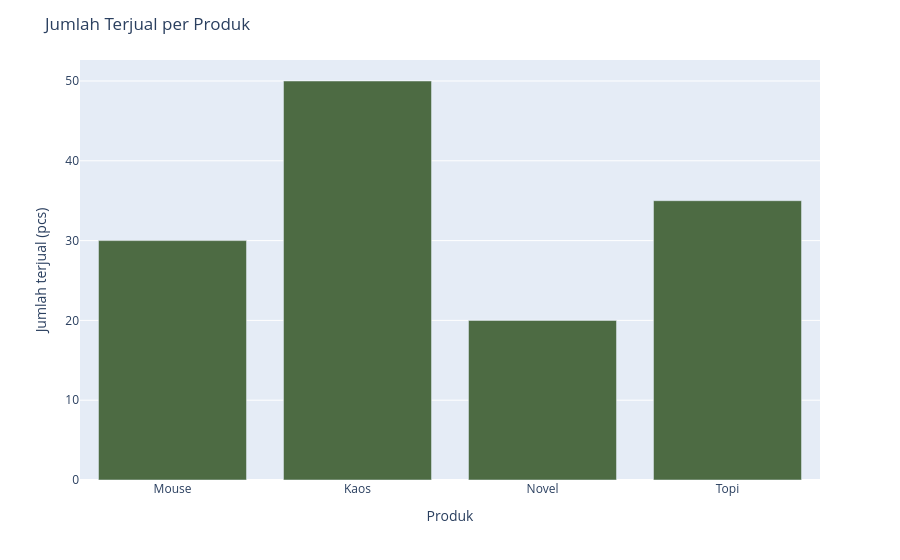

Write notebook code for a chart like this one.
### Markdown cell above
### Mengatur tampilan: `update_layout` dan `update_traces`

- `update_traces(...)` — mengatur **isi grafik** (warna batang, garis).

- `update_layout(...)` — mengatur **kerangka grafik** (judul, label sumbu, ukuran).

### Code cell
fig = px.bar(toy_p, x="produk", y="terjual")
fig.update_traces(marker_color="#4d6b43")
fig.update_layout(
    title="Jumlah Terjual per Produk",
    xaxis_title="Produk",
    yaxis_title="Jumlah terjual (pcs)",
)
fig.write_html("grafik_interaktif.html")   # simpan jadi halaman web
fig.show()

### Figure 1 — Plotly figure (JSON) as saved in the notebook; plotly's stock layout.template omitted (floating-point values rounded to 4 significant figures)
{"data": [{"hovertemplate": "produk=%{x}<br>terjual=%{y}<extra></extra>", "legendgroup": "", "marker": {"color": "#4d6b43", "pattern": {"shape": ""}}, "name": "", "orientation": "v", "showlegend": false, "textposition": "auto", "type": "bar", "x": ["Mouse", "Kaos", "Novel", "Topi"], "xaxis": "x", "y": [30, 50, 20, 35], "yaxis": "y"}], "layout": {"barmode": "relative", "legend": {"tracegroupgap": 0}, "margin": {"t": 60}, "title": {"text": "Jumlah Terjual per Produk"}, "xaxis": {"anchor": "y", "domain": [0, 1], "title": {"text": "Produk"}}, "yaxis": {"anchor": "x", "domain": [0, 1], "title": {"text": "Jumlah terjual (pcs)"}}}}
